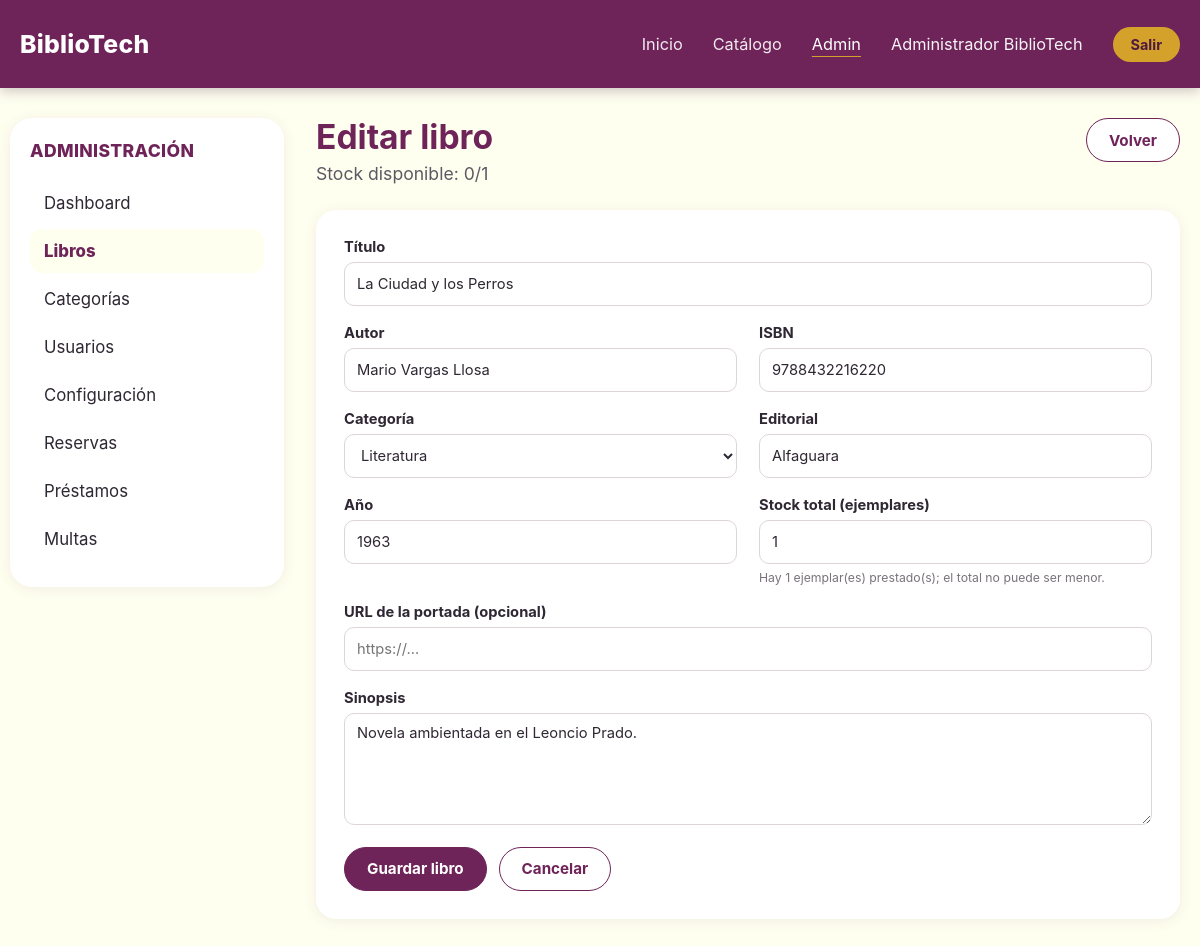
Screenshot of /admin/libros/editar?id=11 (signed in) with the database file from the repository.
### tables this page shows
CREATE TABLE IF NOT EXISTS libros (
    id               BIGINT UNSIGNED NOT NULL AUTO_INCREMENT,
    titulo           VARCHAR(255) NOT NULL,
    autor            VARCHAR(180) NOT NULL,
    isbn             VARCHAR(20) NOT NULL,
    id_categoria     BIGINT UNSIGNED NOT NULL,
    editorial        VARCHAR(150) NULL,
    anio             SMALLINT UNSIGNED NULL,
    portada_url      VARCHAR(500) NULL,
    sinopsis         TEXT NULL,
    stock_total      INT UNSIGNED NOT NULL DEFAULT 1,
    stock_disponible INT UNSIGNED NOT NULL DEFAULT 1,
    created_at       TIMESTAMP NOT NULL DEFAULT CURRENT_TIMESTAMP,
    updated_at       TIMESTAMP NOT NULL DEFAULT CURRENT_TIMESTAMP ON UPDATE CURRENT_TIMESTAMP,
    PRIMARY KEY (id),
    UNIQUE KEY uq_libros_isbn (isbn),
    KEY idx_libros_categoria (id_categoria),
    CONSTRAINT fk_libros_categoria FOREIGN KEY (id_categoria) REFERENCES categorias (id)
);

CREATE TABLE IF NOT EXISTS categorias (
    id          BIGINT UNSIGNED NOT NULL AUTO_INCREMENT,
    nombre      VARCHAR(100) NOT NULL,
    descripcion TEXT NULL,
    created_at  TIMESTAMP NOT NULL DEFAULT CURRENT_TIMESTAMP,
    updated_at  TIMESTAMP NOT NULL DEFAULT CURRENT_TIMESTAMP ON UPDATE CURRENT_TIMESTAMP,
    PRIMARY KEY (id),
    UNIQUE KEY uq_categorias_nombre (nombre)
);

### app/Core/View.php (called while the page is built, shortened)
<?php
final class View
{
    public static function e(mixed $value): string
    {
        return htmlspecialchars((string) $value, ENT_QUOTES | ENT_SUBSTITUTE, 'UTF-8');
    }
    public static function url(string $path): string
    {
        return self::e(Url::to($path));
    }
    public static function render(string $view, array $data = [], string $layout = 'admin/layout'): void
    {
        $viewsPath = dirname(__DIR__) . '/Views/';
        extract($data, EXTR_SKIP);
        require $viewsPath . $view . '.php';
    }
}

### app/Controllers/Admin/BaseController.php (called while the page is built, shortened)
<?php
abstract class BaseController
{
    protected array $usuario;
    public function __construct()
    {
        $this->usuario = Auth::requireRole(['administrador']);
    }
    protected function render(string $vista, string $seccion, string $titulo, array $data = []): void
    {
        View::render($vista, $data + [
            'seccion' => $seccion,
            'titulo' => $titulo,
            'usuario' => $this->usuario,
            'csrf' => Csrf::token(),
            'mensajes' => Flash::pull(),
        ]);
    }
    protected function idDe(array $origen, string $clave = 'id'): int
    {
        $valor = $origen[$clave] ?? 0;
        return is_scalar($valor) ? max(0, (int) $valor) : 0;
    }
}

### app/Controllers/Admin/LibroController.php (called while the page is built, shortened)
<?php
final class LibroController extends BaseController
{
    private Libro $libros;
    private Categoria $categorias;
    public function __construct()
    {
        $this->libros = new Libro();
        $this->categorias = new Categoria();
    }
    public function editar(): void
    {
        $libro = $this->libros->buscar($this->idDe($_GET));
        $this->formulario($libro, $libro);
    }
    private function formulario(?array $libro, array $valores, ?string $error = null): void
    {
        $this->render('admin/libros/form', 'libros', $libro ? 'Editar libro' : 'Nuevo libro', [
            'libro' => $libro,
            'v' => $valores,
            'error' => $error,
            'categorias' => $this->categorias->todas(),
        ]);
    }
}

### app/Routes/admin.php (called while the page is built, shortened)
<?php
$router->get('/admin', static fn () => (new DashboardController())->index());
$router->get('/admin/configuracion', static fn () => (new ConfiguracionController())->index());
$router->post('/admin/configuracion/guardar', static fn () => (new ConfiguracionController())->guardar());
$router->get('/admin/libros', static fn () => (new LibroController())->index());
$router->get('/admin/libros/crear', static fn () => (new LibroController())->crear());
$router->get('/admin/libros/editar', static fn () => (new LibroController())->editar());

### app/Core/Router.php (called while the page is built, shortened)
<?php
final class Router
{
    private array $routes = [];
    public function dispatch(string $method, string $requestUri): void
    {
        $path = parse_url($requestUri, PHP_URL_PATH);
        $path = '/' . trim($path, '/');
        $handler = $this->routes[strtoupper($method)][$path] ?? null;
        $handler();
    }
    private function add(string $method, string $path, callable $handler): void
    {
        $normalizedPath = '/' . trim($path, '/');
        $this->routes[$method][$normalizedPath] = $handler;
    }
}

### index.php (called while the page is built, shortened)
<?php
spl_autoload_register(static function (string $class): void {
    $prefix = 'App\\';
    $relativeClass = substr($class, strlen($prefix));
    $file = __DIR__ . '/app/' . str_replace('\\', '/', $relativeClass) . '.php';
});
$auth = new AuthController();
$dashboard = new DashboardController();
$catalogo = new CatalogoController();
$reservas = new ReservaController();
$multas = new MultaController();
$router = new Router();
$router->get('/', [$auth, 'index']);
$router->get('/login', [$auth, 'showLogin']);
$router->post('/login', [$auth, 'login']);
$router->get('/register', [$auth, 'showRegister']);
$router->post('/register', [$auth, 'register']);
$router->post('/logout', [$auth, 'logout']);
$router->get('/home', [$dashboard, 'showHome']);
$router->get('/catalogo', [$catalogo, 'index']);
$router->get('/catalogo/show', [$catalogo, 'show']);
$router->get('/mis-reservas', [$reservas, 'index']);
$router->post('/reservas/crear', [$reservas, 'crear']);
$router->post('/reservas/cancelar', [$reservas, 'cancelar']);
$router->get('/mis-multas', [$multas, 'index']);
$router->post('/mis-multas/pagar', [$multas, 'pagar']);
require __DIR__ . '/app/Routes/admin.php';
try {
    $router->dispatch($_SERVER['REQUEST_METHOD'] ?? 'GET', $_SERVER['REQUEST_URI'] ?? '/');
} catch (Throwable $exception) {
    error_log((string) $exception);
    http_response_code(500);
    echo 'Ocurrió un error interno. Inténtalo de nuevo más tarde.';
}

### app/Models/Libro.php (called while the page is built, shortened)
<?php
final class Libro
{
    private PDO $db;
    public function __construct(?PDO $db = null)
    {
        $this->db = $db ?? Database::connection();
    }
    public function buscar(int $id): ?array
    {
        $statement = $this->db->prepare('SELECT * FROM libros WHERE id = :id');
        $statement->execute(['id' => $id]);
        $row = $statement->fetch();
        return $row === false ? null : $row;
    }
}

### app/Core/Database.php (called while the page is built, shortened)
<?php
final class Database
{
    private static ?PDO $connection = null;
    public static function connection(): PDO
    {
        if (self::$connection === null) {
            $host = getenv('DB_HOST') ?: '127.0.0.1';
            $database = getenv('DB_NAME') ?: 'bdbibliotech';
            $username = getenv('DB_USER') ?: 'root';
            $password = getenv('DB_PASSWORD') ?: '';
            $dsn = sprintf('mysql:host=%s;dbname=%s;charset=utf8mb4', $host, $database);
            self::$connection = new PDO($dsn, $username, $password, [
                PDO::ATTR_ERRMODE => PDO::ERRMODE_EXCEPTION,
                PDO::ATTR_DEFAULT_FETCH_MODE => PDO::FETCH_ASSOC,
                PDO::ATTR_EMULATE_PREPARES => false,
            ]);
        }
        return self::$connection;
    }
}

### app/Core/Url.php (called while the page is built, shortened)
<?php
final class Url
{
    private static string $basePath = '';
    public static function setBasePath(string $basePath): void
    {
        self::$basePath = rtrim($basePath, '/');
    }
    public static function to(string $path): string
    {
        return self::$basePath . '/' . ltrim($path, '/');
    }
}

### app/Models/Categoria.php (called while the page is built, shortened)
<?php
final class Categoria
{
    private PDO $db;
    public function __construct(?PDO $db = null)
    {
        $this->db = $db ?? Database::connection();
    }
    public function todas(): array
    {
        return $this->db->query('SELECT id, nombre FROM categorias ORDER BY nombre')->fetchAll();
    }
}

### app/Views/admin/libros/form.php (the view, shortened to what this page needs)
<?php
$prestados = $libro ? (int) $libro['stock_total'] - (int) $libro['stock_disponible'] : 0;
?>
<div class="adm-head">
    <div>
        <h1 class="adm-title"><?= $libro ? 'Editar libro' : 'Nuevo libro' ?></h1>
        <p class="adm-subtitle"><?= $libro ? 'Stock disponible: ' . (int) $libro['stock_disponible'] . '/' . (int) $libro['stock_total'] : 'Completa los datos del libro' ?></p>
    </div>
    <a class="adm-btn adm-btn-ghost" href="<?= View::url('/admin/libros') ?>">Volver</a>
</div>
<form class="adm-form" method="post" action="<?= View::url('/admin/libros/guardar') ?>">
    <label class="span2">Título
        <input name="titulo" value="<?= View::e($v['titulo']) ?>" maxlength="255" required>
    </label>
    <label>Autor
        <input name="autor" value="<?= View::e($v['autor']) ?>" maxlength="180" required>
    </label>
    <label>ISBN
        <input name="isbn" value="<?= View::e($v['isbn']) ?>" maxlength="20" required>
    </label>
    <label>Categoría
        <select name="id_categoria" required>
            <?php foreach ($categorias as $c): ?>
                <option value="<?= (int) $c['id'] ?>"<?= (string) $c['id'] === (string) $v['id_categoria'] ? ' selected' : '' ?>><?= View::e($c['nombre']) ?></option>
            <?php endforeach; ?>
        </select>
    </label>
    <label>Editorial
        <input name="editorial" value="<?= View::e($v['editorial'] ?? '') ?>" maxlength="150">
    </label>
    <label>Año
        <input name="anio" type="number" min="1000" max="<?= (int) date('Y') + 1 ?>" value="<?= View::e($v['anio'] ?? '') ?>">
    </label>
    <label>Stock total (ejemplares)
        <input name="stock_total" type="number" min="<?= $prestados ?>" max="9999" value="<?= View::e($v['stock_total']) ?>" required>
        <?php if ($prestados > 0): ?><small>Hay <?= $prestados ?> ejemplar(es) prestado(s); el total no puede ser menor.</small><?php endif; ?>
    </label>
    <label class="span2">URL de la portada (opcional)
        <input name="portada_url" type="url" value="<?= View::e($v['portada_url'] ?? '') ?>" maxlength="500" placeholder="https://…">
    </label>
    <label class="span2">Sinopsis
        <textarea name="sinopsis" rows="5" maxlength="5000"><?= View::e($v['sinopsis'] ?? '') ?></textarea>
    </label>
    <div class="span2 adm-form-actions">
        <button class="adm-btn" type="submit">Guardar libro</button>
        <a class="adm-btn adm-btn-ghost" href="<?= View::url('/admin/libros') ?>">Cancelar</a>
    </div>
</form>

### assets/css/admin.css (style rules this page uses)
:root { color-scheme: light; --adm-purple: #6f2459; --adm-purple-dark: #4f1a40; --adm-gold: #d4a22b; --adm-cream: #fffff0; --adm-ink: #2f2733; --adm-muted: #7a737d; --adm-line: #ece6ea; --adm-green: #1f7a3f; --adm-red: #b3283f; }
* { box-sizing: border-box; }
body.adm { min-width: 320px; margin: 0; color: var(--adm-ink); background: var(--adm-cream); font-family: Inter, "Segoe UI", Arial, Helvetica, sans-serif; }
.adm-head { display: flex; align-items: flex-start; justify-content: space-between; gap: 16px; margin-bottom: 8px; flex-wrap: wrap; }
.adm-title { margin: 0; color: var(--adm-purple); font-size: 2.1rem; line-height: 1.15; }
.adm-subtitle { margin: 6px 0 28px; color: #5f5863; font-size: 1.1rem; }
.adm-head .adm-subtitle { margin-bottom: 18px; }
.adm-form { display: grid; grid-template-columns: repeat(2, minmax(0, 1fr)); gap: 18px 22px; padding: 28px; border-radius: 20px; background: #fff; box-shadow: 0 2px 14px rgb(60 30 55 / 8%); }
.adm-form label { display: grid; gap: 6px; align-content: start; color: var(--adm-ink); font-size: 0.92rem; font-weight: 700; }
.adm-form label small { color: var(--adm-muted); font-weight: 400; }
.span2 { grid-column: 1 / -1; }
.adm-form-actions { display: flex; gap: 12px; margin-top: 4px; }
input, select, textarea { width: 100%; min-height: 44px; padding: 10px 12px; border: 1px solid #ddd5db; border-radius: 10px; color: var(--adm-ink); background: #fff; font: inherit; font-weight: 400; }
textarea { resize: vertical; }
.adm-btn { display: inline-flex; min-height: 44px; padding: 0 22px; border: 1px solid var(--adm-purple); border-radius: 999px; align-items: center; color: #fff; background: var(--adm-purple); cursor: pointer; font: inherit; font-size: 0.95rem; font-weight: 700; text-decoration: none; transition: filter 150ms ease; }
.adm-btn-ghost { color: var(--adm-purple); background: #fff; }

### rows the page displays
libros: stock_disponible "0", stock_total "1", titulo "La Ciudad y los Perros", autor "Mario Vargas Llosa", isbn "9788432216220", id_categoria "Literatura", editorial "Alfaguara", anio "1963", sinopsis "Novela ambientada en el Leoncio Prado."

### other values shown
View::e($usuario['nombre'] ?? '') "Administrador BiblioTech"
View::e($etiqueta) "Dashboard"
View::e($etiqueta) "Libros"
View::e($etiqueta) "Categorías"
View::e($etiqueta) "Usuarios"
View::e($etiqueta) "Configuración"
View::e($etiqueta) "Reservas"
View::e($etiqueta) "Préstamos"
View::e($etiqueta) "Multas"
